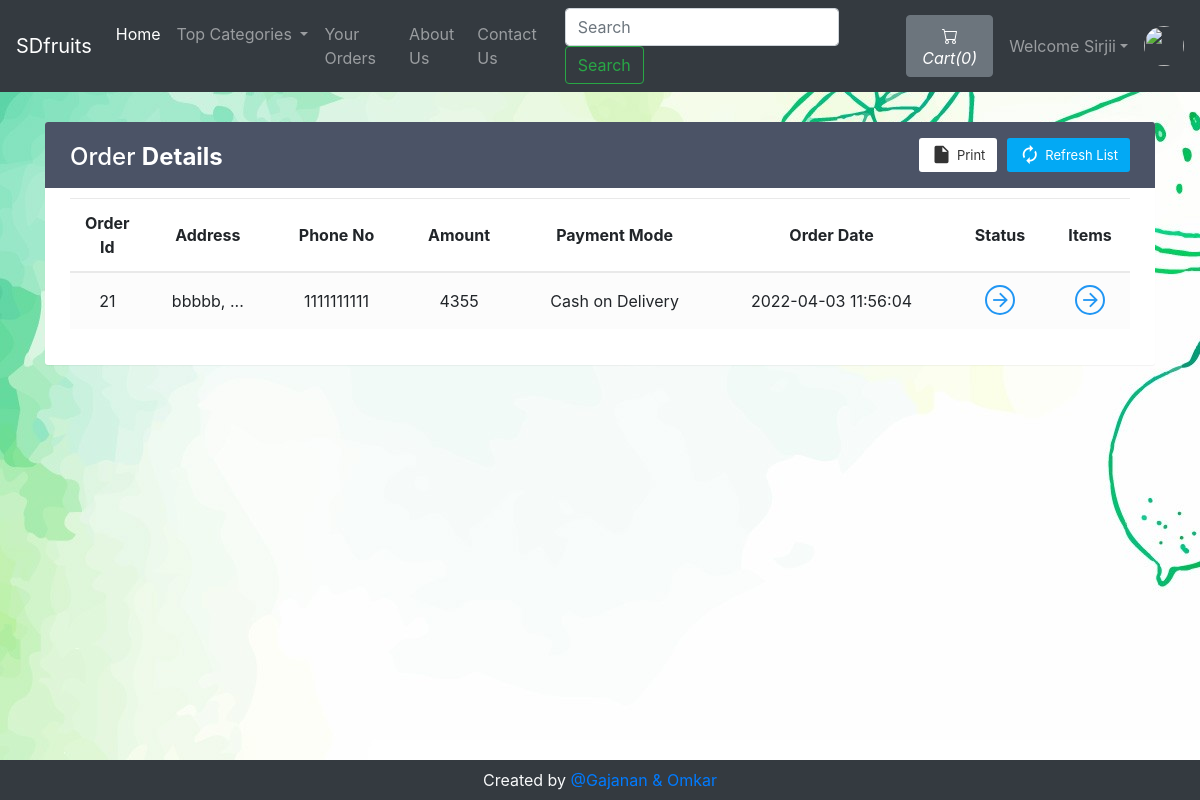
/viewOrder.php (signed in), run on the app's committed database.
### tables this page shows
CREATE TABLE `sitedetail` (
  `tempId` int(11) NOT NULL,
  `systemName` varchar(21) NOT NULL,
  `email` varchar(35) NOT NULL,
  `contact1` bigint(21) NOT NULL,
  `contact2` bigint(21) DEFAULT NULL COMMENT 'Optional',
  `address` text NOT NULL,
  `dateTime` datetime NOT NULL DEFAULT current_timestamp()
);

CREATE TABLE `orders` (
  `orderId` int(21) NOT NULL,
  `userId` int(21) NOT NULL,
  `address` varchar(255) NOT NULL,
  `zipCode` int(21) NOT NULL,
  `phoneNo` bigint(21) NOT NULL,
  `amount` int(200) NOT NULL,
  `paymentMode` enum('0','1') NOT NULL DEFAULT '0' COMMENT '0=cash on delivery',
  `orderStatus` enum('0','1','2','3','4','5','6') NOT NULL DEFAULT '0' COMMENT '0=Order Placed.\r\n1=Order Confirmed.\r\n2=Preparing your Order.\r\n3=Your order is on the way!\r\n4=Order Delivered.\r\n5=Order Denied.\r\n6=Order Cancelled.',
  `orderDate` datetime NOT NULL DEFAULT current_timestamp()
);

### viewOrder.php (the view, shortened to what this page needs)
<!doctype html>
<html lang="en">
<head>
    <link rel="stylesheet" href="https://stackpath.bootstrapcdn.com/bootstrap/4.5.0/css/bootstrap.min.css">
    <link rel="stylesheet" href="https://use.fontawesome.com/releases/v5.7.2/css/all.css">
</head>
<body>
<body id="body-pd" style="background-image: url('/OnlinefruitDelivery/img/background1.png');">
    <?php include 'partials/_dbconnect.php';?>
    <?php include 'partials/_nav.php';?>
    <?php
    if($loggedin){
    ?>
    <div class="container">
        <div class="table-wrapper" id="empty">
            <div class="table-title">
                <div class="row">
                    <div class="col-sm-4">
                        <h2>Order <b>Details</b></h2>
                    </div>
                    <div class="col-sm-8">
                        <a href="" class="btn btn-primary"><i class="material-icons">&#xE863;</i> <span>Refresh List</span></a>
                        <a href="#" onclick="window.print()" class="btn btn-info"><i class="material-icons">&#xE24D;</i> <span>Print</span></a>
                    </div>
                </div>
            </div>
            <table class="table table-striped table-hover text-center">
                <thead>
                    <tr>
                        <th>Order Id</th>
                        <th>Address</th>
                        <th>Phone No</th>
                        <th>Amount</th>
                        <th>Payment Mode</th>
                        <th>Order Date</th>
                        <th>Status</th>
                        <th>Items</th>
                    </tr>
                </thead>
                <tbody>
                    <?php
                        $sql = "SELECT * FROM `orders` WHERE `userId`= $userId";
                        $result = mysqli_query($conn, $sql);
                        while($row = mysqli_fetch_assoc($result)){
                            $orderId = $row['orderId'];
                            $address = $row['address'];
                            $phoneNo = $row['phoneNo'];
                            $amount = $row['amount'];
                            $orderDate = $row['orderDate'];
                            $paymentMode = $row['paymentMode'];
                            if($paymentMode == 0) {
                                $paymentMode = "Cash on Delivery";
                            }
                            else {
                                $paymentMode = "Online";
                            }
                            echo '<tr>
                                    <td>' . $orderId . '</td>
                                    <td>' . substr($address, 0, 20) . '...</td>
                                    <td>' . $phoneNo . '</td>
                                    <td>' . $amount . '</td>
                                    <td>' . $paymentMode . '</td>
                                    <td>' . $orderDate . '</td>
                                    <td><a href="#" data-toggle="modal" data-target="#orderStatus' . $orderId . '" class="view"><i class="material-icons">&#xE5C8;</i></a></td>
                                    <td><a href="#" data-toggle="modal" data-target="#orderItem' . $orderId . '" class="view" title="View Details"><i class="material-icons">&#xE5C8;</i></a></td>
                                </tr>';
                        }
                            ?>
                </tbody>
            </table>
        </div>
    </div>
    <?php
    }
    else {
        echo '<div class="container" style="min-height : 610px;">
        <div class="alert alert-info my-3">
            <font style="font-size:22px"><center>Check your Order. You need to <strong><a class="alert-link" data-toggle="modal" data-target="#loginModal">Login</a></strong></center></font>
        </div></div>';
    }
    ?>
    <?php
    require 'partials/_footer.php';?>
  </body>
</html>

### partials/_nav.php (shortened to what this page needs)
<?php
if(isset($_SESSION['loggedin']) && $_SESSION['loggedin']==true){
  $loggedin= true;
  $userId = $_SESSION['userId'];
  $username = $_SESSION['username'];
}
else{
  $loggedin = false;
  $userId = 0;
}
$sql = "SELECT * FROM `sitedetail`";
$result = mysqli_query($conn, $sql);
$row = mysqli_fetch_assoc($result);
$systemName = $row['systemName'];
echo '<nav class="navbar navbar-expand-lg navbar-dark bg-dark">
      <a class="navbar-brand" href="SDfruits.php">'.$systemName.'</a>
      <button class="navbar-toggler" type="button" data-toggle="collapse" data-target="#navbarSupportedContent" aria-controls="navbarSupportedContent" aria-expanded="false" aria-label="Toggle navigation">
        <span class="navbar-toggler-icon"></span>
      </button>
      <div class="collapse navbar-collapse" id="navbarSupportedContent">
        <ul class="navbar-nav mr-auto">
          <li class="nav-item active">
            <a class="nav-link" href="index.php">Home <span class="sr-only">(current)</span></a>
          </li>
          <li class="nav-item dropdown">
            <a class="nav-link dropdown-toggle" href="#" id="navbarDropdown" role="button" data-toggle="dropdown" aria-haspopup="true" aria-expanded="false">
              Top Categories
            </a>
            <div class="dropdown-menu" aria-labelledby="navbarDropdown">';
            echo '</div>
          </li>
          <li class="nav-item">
            <a class="nav-link" href="viewOrder.php">Your Orders</a>
          </li>
          <li class="nav-item">
            <a class="nav-link" href="about.php">About Us</a>
          </li>
          <li class="nav-item">
            <a class="nav-link" href="contact.php">Contact Us</a>
          </li>
        </ul>
        <form method="get" action="/OnlinefruitDelivery/search.php" class="form-inline my-2 my-lg-0 mx-3">
          <input class="form-control mr-sm-2" type="search" name="search" id="search" placeholder="Search" aria-label="Search" required>
          <button class="btn btn-outline-success my-2 my-sm-0" type="submit">Search</button>
        </form>';
        $countsql = "SELECT SUM(`itemQuantity`) FROM `viewcart` WHERE `userId`=$userId";
        $countresult = mysqli_query($conn, $countsql);
        $countrow = mysqli_fetch_assoc($countresult);
        $count = $countrow['SUM(`itemQuantity`)'];
        if(!$count) {
          $count = 0;
        }
        echo '<a href="viewCart.php"><button type="button" class="btn btn-secondary mx-2" title="MyCart">
          <svg xmlns="img/cart.svg" width="16" height="16" fill="currentColor" class="bi bi-cart" viewBox="0 0 16 16">
            <path d="M0 1.5A.5.5 0 0 1 .5 1H2a.5.5 0 0 1 .485.379L2.89 3H14.5a.5.5 0 0 1 .491.592l-1.5 8A.5.5 0 0 1 13 12H4a.5.5 0 0 1-.491-.408L2.01 3.607 1.61 2H.5a.5.5 0 0 1-.5-.5zM3.102 4l1.313 7h8.17l1.313-7H3.102zM5 12a2 2 0 1 0 0 4 2 2 0 0 0 0-4zm7 0a2 2 0 1 0 0 4 2 2 0 0 0 0-4zm-7 1a1 1 0 1 1 0 2 1 1 0 0 1 0-2zm7 0a1 1 0 1 1 0 2 1 1 0 0 1 0-2z"/>
          </svg>
          <i class="bi bi-cart">Cart(' .$count. ')</i>
        </button></a>';
        if($loggedin){
          echo '<ul class="navbar-nav mr-2">
            <li class="nav-item dropdown">
              <a class="nav-link dropdown-toggle" href="#" id="navbarDropdown" role="button" data-toggle="dropdown"> Welcome ' .$username. '</a>
              <div class="dropdown-menu" aria-labelledby="navbarDropdown">
                <a class="dropdown-item" href="partials/_logout.php">Logout</a>
              </div>
            </li>
          </ul>
          <div class="text-center image-size-small position-relative">
            <a href="viewProfile.php"><img src="img/person-' .$userId. '.jpg" class="rounded-circle" onError="this.src = \'img/profilePic.jpg\'" style="width:40px; height:40px"></a>
          </div>';
        }
        else {
          echo '
          <button type="button" class="btn btn-success mx-2"  data-toggle="modal" data-target="#loginModal">Login</button>
          <button type="button" class="btn btn-success mx-2"  data-toggle="modal" data-target="#signupModal">SignUp</button>';
        }
  echo '</div>
    </nav>';
?>

### viewOrder.php (style rules this page uses)
.table-wrapper { background: #fff; padding: 20px 25px; margin: 30px auto; border-radius: 3px; box-shadow: 0 1px 1px rgba(0,0,0,.05); }
.table-wrapper .btn { float: right; color: #333; background-color: #fff; border-radius: 3px; border: none; outline: none !important; margin-left: 10px; }
.table-wrapper .btn.btn-primary { color: #fff; background: #03A9F4; }
.table-title .btn { font-size: 13px; border: none; }
.table-title .btn i { float: left; font-size: 21px; margin-right: 5px; }
.table-title .btn span { float: left; margin-top: 2px; }
.table-title { color: #fff; background: #4b5366; padding: 16px 25px; margin: -20px -25px 10px; border-radius: 3px 3px 0 0; }
.table-title h2 { margin: 5px 0 0; font-size: 24px; }
table.table tr th, table.table tr td { border-color: #e9e9e9; padding: 12px 15px; vertical-align: middle; }
table.table tr th:first-child { width: 60px; }
table.table tr th:last-child { width: 80px; }
table.table-striped tbody tr:nth-of-type(odd) { background-color: #fcfcfc; }
table.table td a { font-weight: bold; color: #566787; display: inline-block; text-decoration: none; }
table.table td a.view { width: 30px; height: 30px; color: #2196F3; border: 2px solid; border-radius: 30px; text-align: center; }
table.table td a.view i { font-size: 22px; margin: 2px 0 0 1px; }
table { counter-reset: section; }

### data on the page
sitedetail: systemName "SDfruits"
orders: orderId "21", address "bbbbb,", phoneNo "1111111111", amount "4355", paymentMode "Cash on Delivery", orderDate "2022-04-03 11:56:04"

### other printed values
$count "0"
$username "Sirjii"
